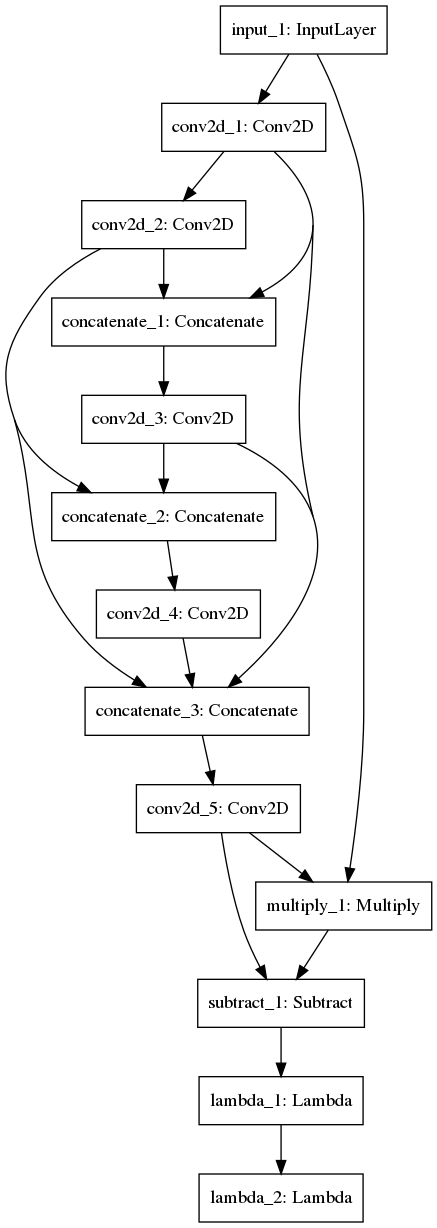
#> input picture model.png, 437 x 1228 px, given as the content of the folder ../../TAMU/CSCE_633/Project/half_set/haze, which was not available
$ jupyter execute --allow-errors aod_net.ipynb   (Python 2 division)   (older library calls are emulated)   (text cells are left out)
#> lines starting #> are read from the running program, lines starting #| are printed output that depends on the picture; pictures that were not available may be replaced by others from this repository, and a replacement may not be noted
[cell 1]
#from keras.preprocessing.image import ImageDataGenerator
from keras.models import Sequential, load_model
from keras.layers import Conv2D, MaxPooling2D
from keras.layers import Activation, Dropout, Flatten, Dense, Lambda
from keras import backend as K
import cv2, numpy as np
import glob
from keras.activations import relu
import keras as keras
from keras.models import Model


from keras.layers import Input, concatenate, Conv2D, MaxPooling2D, Conv2DTranspose
from keras.optimizers import Adam
from keras.callbacks import ModelCheckpoint
from keras import backend as K
img_width, img_height = 640, 480
import os
from scipy.misc import imsave
from keras.callbacks import EarlyStopping, ModelCheckpoint, TensorBoard
from  sklearn.model_selection import train_test_split

#from tensorflow.python import debug as tf_debug
import imageio
import glob
from skimage import transform as tf

from scipy import ndimage
import matplotlib.pyplot as plt
import matplotlib.image as plt_img
import scipy
import scipy
import skimage
import re
#import LRFinder
import math as m

from keras_contrib.losses import DSSIMObjective
from keras import backend as K
from pathlib import Path


import numpy as np
from keras_contrib.losses import DSSIMObjective
from keras import backend as K
from skimage.measure import compare_ssim, compare_psnr

import cv2
import numpy as np
from matplotlib import pyplot as plt

[cell 2]
# Using matplotlib read and skimage resize
def get_image(path):
    return np.expand_dims(plt.imread(path[0]), axis = 0)

def get_image_array_with_glob(path):
    return np.asarray([np.array(plt.imread(file)) for file in glob.glob(path+'/'+'*.png')])

[cell 3]
# [28 lines left out: function train_generator, not called in this run]

[cell 4]
# [33 lines left out: function get_unet, not called in this run]

#> (a cell that did not finish here is left out)

#> (a cell that did not finish here is left out)

[cell 7]
epochs = 1


train_path = glob.glob(train_data_dir+'/'+'*.png')
label_path = glob.glob(train_label_dir+'/'+'*.png')

#> (the rest of this cell did not finish here and is left out)

#> (a cell that did not finish here is left out)

#> (a cell that did not finish here is left out)

[cell 10]
# Small test set
test_data_dir = glob.glob('/home/sachin/Machine_Learning_Projects/keras-retinanet/RTTS/JPEGImages_DCP_0.5512/' + '/'+'*.png')
test_data_dir = glob.glob('/home/sachin/Machine_Learning_Projects/dark-channel-prior-dehazing/img/' + '/'+'*.png')
#test_data_dir = glob.glob('/media/sachin/DATA/TAMU/CSCE_633/Project/RTTS/JPEGImages/BD_Baidu_322.png')
#test_data_dir = glob.glob('test_data/haze2' +'/'+'*.png')
print test_data_dir

# SOTS dataset testing

#> (a cell that did not finish here is left out)

[cell 12]
from keras.utils import plot_model
#> (the rest of this cell did not finish here and is left out)

[cell 13]
test_pred_dir = 'dehazed_clahe_wo_dcp'

# [9 lines left out: function save_image, not called in this run]
        #plt_img.imsave(os.path.join(pred_dir, f + "_dehazed.png"), Y_predicted_array[idx], format = 'png')

[cell 14]
# [4 lines left out: function show_image, not called in this run]

#> (a cell that did not finish here is left out)

[cell 16]
# Small test set
test_data_dir = 'test_data/haze2'
test_label_dir = 'test_data/clear'


# SOTS testing
test_data_dir = '/media/sachin/01D36809EE3B89B0/RESIDE/SOTS/combined/hazy/'
test_label_dir = '/media/sachin/01D36809EE3B89B0/RESIDE/SOTS/combined/clear/'
test_pred_dir = '/media/sachin/01D36809EE3B89B0/RESIDE/SOTS/combined/dehazed/'
# Pyramid dehazing
test_pred_dir = '/media/sachin/01D36809EE3B89B0/RESIDE/SOTS/combined/dehazed2/'

[cell 17]
X_test, Y_test = get_image_array_with_glob(test_data_dir), get_image_array_with_glob(test_label_dir)
# [5 lines of commented-out code are left out]

print(X_test[0].shape)
#| (1228, 437, 3)
print(X_test.shape)
#| (1, 1228, 437, 3)

print(Y_test[0].shape)
#| (1228, 437, 3)
print(Y_test.shape)
#| (1, 1228, 437, 3)

#plt.imshow(cv2.cvtColor(X_test[0], cv2.COLOR_BGR2RGB))
plt.imshow(X_test[0])
plt.imshow(Y_test[0])

plt.show()
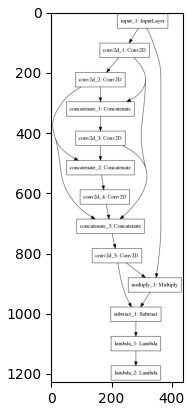
#> figure drawn by matplotlib, 1 panel

test_data_dir = glob.glob(test_data_dir+'/'+'*.png')
#test = glob.glob(test_label_dir +'/'+'*.png')

# Generating the predicted images for the test array
batch_size = 1
assert batch_size == 1
steps = int(m.ceil(len(test_data_dir)/float(batch_size)))
print "Steps:", steps, "Length of test set:", len(test_data_dir)
assert (steps*batch_size >= len(test_data_dir))

#> (the rest of this cell did not finish here and is left out)

#> (a cell that did not finish here is left out)

[cell 19]
# SSIM computation
# List of processed images for Debug
processed_list = []
image_count = 0
ssim_array = np.array([])
psnr_array = np.array([])
for file_name in test_data_dir:
    f_pred = re.sub(".png","", file_name)
    f_pred = re.sub(".*/","", f_pred)
    f_pred = os.path.join(test_pred_dir, f_pred + "_dehazed.png")
    processed_list.append(f_pred)
    #print f_pred

    f_true = re.sub(".*/", "", file_name)
    f_true = re.sub("_.*.png", ".png", f_true)
    #print f_true

    f_true = test_label_dir + "/" + f_true

    #print f_true
    if ((Path(f_pred).is_file()) and (Path(f_true).is_file())):
        img_pred = skimage.transform.resize(np.array(plt.imread(f_pred)), (img_height,img_width),  mode='constant')
        img_true = skimage.transform.resize(np.array(plt.imread(f_true)), (img_height,img_width),  mode='constant')
        ssim_array = np.append(ssim_array, np.array([compare_ssim(img_pred, img_true, multichannel=True)]))
        psnr_array = np.append(psnr_array, np.array([compare_psnr(img_true, img_pred)]))

print "Average SSIM of True vs Predicted images: " , np.average(ssim_array)
print "Average PSNR of True vs Predicted images: " , np.average(psnr_array)

#print ssim_array

[cell 20]
img = cv2.imread('/media/sachin/DATA/TAMU/CSCE_633/Project/RTTS/JPEGImages/BD_Baidu_322.png',0)
#> img: shape (1228, 437); min 0, max 255, mean 245.7
# img = get_image(['/media/sachin/DATA/TAMU/CSCE_633/Project/RTTS/JPEGImages/BD_Baidu_322.png'])
# img = img*255
# print img.shape
edges = cv2.Canny(img,100,100)
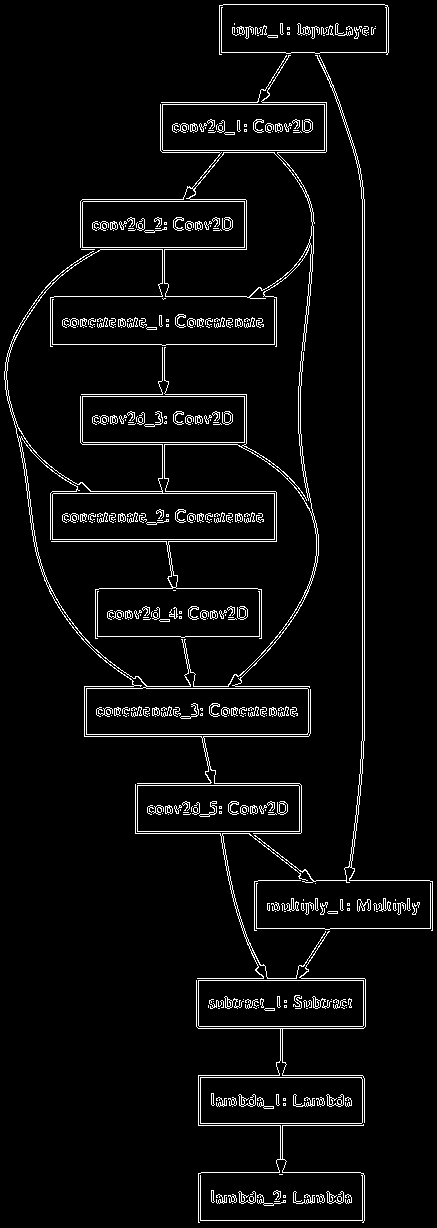
#> edges: shape (1228, 437); 4.5% white in thin lines or dots
print edges.shape
#| (1228, 437)
print img, edges
#> (printed output is left out)

plt.subplot(121),plt.imshow(img)
plt.title('Original Image'), plt.xticks([]), plt.yticks([])
plt.subplot(122),plt.imshow(edges)
plt.title('Edge Image'), plt.xticks([]), plt.yticks([])
plt.show()
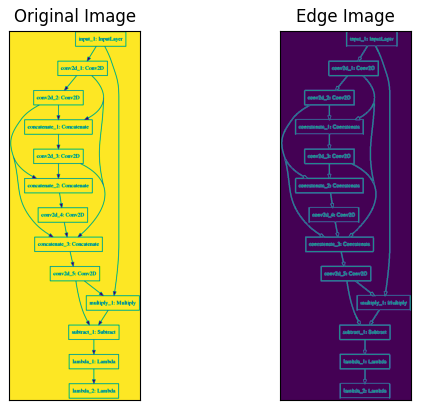
#> figure drawn by matplotlib, 2 panels
#> `lab = cv2.cvtColor(bgr, cv2.COLOR_BGR2LAB)`: lab: shape (1228, 437, 3); mean of channels 0, 1, 2 246, 128, 128

[cell 21]
test_data_dir = glob.glob('/media/sachin/DATA/TAMU/CSCE_633/Project/RTTS/JPEGImages/' + '/'+'*.png')
#test_data_dir = ['/media/sachin/DATA/TAMU/CSCE_633/Project/RTTS/JPEGImages/BD_Baidu_322.png']

[cell 22]
test_pred_dir = 'clahe'

# [9 lines left out: function save_image, not called in this run]
    #scipy.misc.toimage(Y_predicted_array[idx]).save(os.path.join(test_pred_dir, f + "_clahe.png"))
    #plt_img.imsave(os.path.join(pred_dir, f + "_dehazed.png"), Y_predicted_array[idx], format = 'png')


#> (the rest of this cell did not finish here and is left out)
